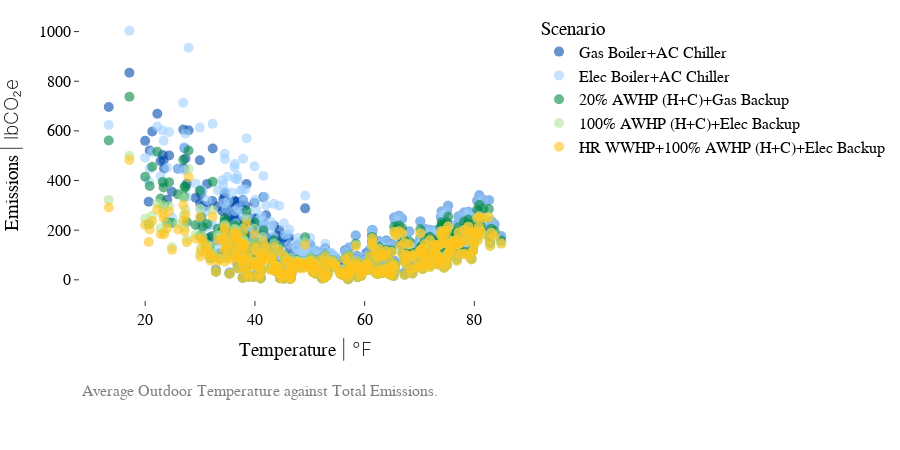

Notebook source saved alongside this figure:
### Code cell
from src.visuals import plot_scatter_temp_vs_variable

df = source_energy.copy()

equipment_scenarios = ["eq_scenario_1", "eq_scenario_2", "eq_scenario_3", "eq_scenario_4", "eq_scenario_5"]
emission_scenarios = ["em_scenario_a"]

plot_scatter_temp_vs_variable(
    df,
    y_var="total_emissions",
    equipment_scenarios=equipment_scenarios,
    emission_scenarios=emission_scenarios,
    unit_mode="IP",
)

### Figure 1 — Plotly figure (JSON) as saved in the notebook; plotly's stock layout.template omitted (floating-point values rounded to 4 significant figures; data arrays with more than 128 entries replaced by an {"elided": "..."} marker saying what was removed)
{"data": [{"customdata": {"elided": "365x4 mixed values"}, "hovertemplate": "Equipment: %{customdata[0]}<br>Emissions: %{customdata[1]}<br>T_out (D mean) : %{customdata[2]:.2f}<br>Total Emissions (D mean) :%{customdata[3]:.2f}<extra></extra>", "marker": {"opacity": 0.6, "size": 10}, "mode": "markers", "name": "Gas Boiler+AC Chiller", "type": "scatter", "x": {"elided": "365 float values"}, "y": {"elided": "365 float values"}}, {"customdata": {"elided": "365x4 mixed values"}, "hovertemplate": "Equipment: %{customdata[0]}<br>Emissions: %{customdata[1]}<br>T_out (D mean) : %{customdata[2]:.2f}<br>Total Emissions (D mean) :%{customdata[3]:.2f}<extra></extra>", "marker": {"opacity": 0.6, "size": 10}, "mode": "markers", "name": "Elec Boiler+AC Chiller", "type": "scatter", "x": {"elided": "365 float values"}, "y": {"elided": "365 float values"}}, {"customdata": {"elided": "365x4 mixed values"}, "hovertemplate": "Equipment: %{customdata[0]}<br>Emissions: %{customdata[1]}<br>T_out (D mean) : %{customdata[2]:.2f}<br>Total Emissions (D mean) :%{customdata[3]:.2f}<extra></extra>", "marker": {"opacity": 0.6, "size": 10}, "mode": "markers", "name": "20% AWHP (H+C)+Gas Backup", "type": "scatter", "x": {"elided": "365 float values"}, "y": {"elided": "365 float values"}}, {"customdata": {"elided": "365x4 mixed values"}, "hovertemplate": "Equipment: %{customdata[0]}<br>Emissions: %{customdata[1]}<br>T_out (D mean) : %{customdata[2]:.2f}<br>Total Emissions (D mean) :%{customdata[3]:.2f}<extra></extra>", "marker": {"opacity": 0.6, "size": 10}, "mode": "markers", "name": "100% AWHP (H+C)+Elec Backup", "type": "scatter", "x": {"elided": "365 float values"}, "y": {"elided": "365 float values"}}, {"customdata": {"elided": "365x4 mixed values"}, "hovertemplate": "Equipment: %{customdata[0]}<br>Emissions: %{customdata[1]}<br>T_out (D mean) : %{customdata[2]:.2f}<br>Total Emissions (D mean) :%{customdata[3]:.2f}<extra></extra>", "marker": {"opacity": 0.6, "size": 10}, "mode": "markers", "name": "HR WWHP+100% AWHP (H+C)+Elec Backup", "type": "scatter", "x": {"elided": "365 float values"}, "y": {"elided": "365 float values"}}], "layout": {"annotations": [{"align": "center", "font": {"color": "gray", "size": 16}, "showarrow": false, "text": "Average Outdoor Temperature against Total Emissions.", "x": 0, "xref": "paper", "y": -0.35, "yref": "paper"}], "font": {"size": 16}, "height": 450, "legend": {"title": {"text": "Scenario"}}, "margin": {"b": 150, "t": 10}, "title": {"font": {"size": 14}}, "xaxis": {"title": {"text": "Temperature <span style=\"font-weight:200\">| °F</span>"}}, "yaxis": {"title": {"text": "Emissions <span style=\"font-weight:200\">| lbCO₂e</span>"}}}}
